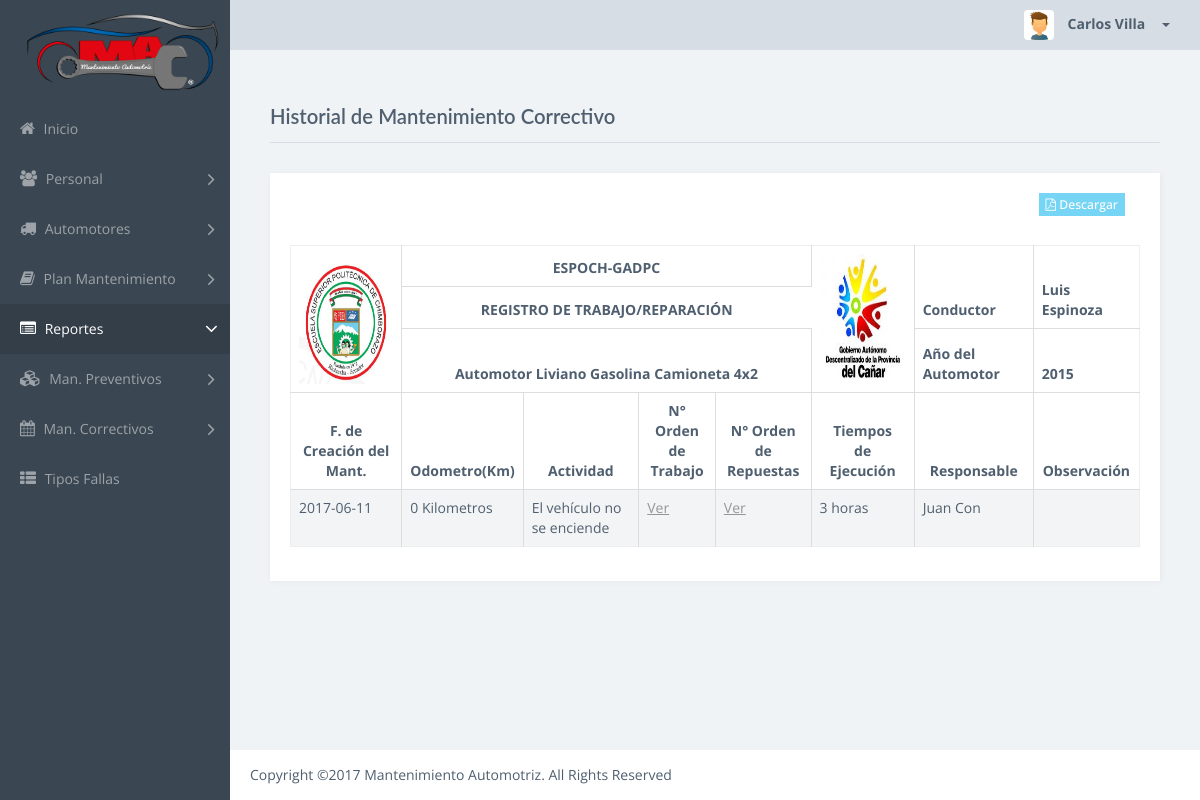
Screenshot of /Reporte/verReporte/1-2 (signed in) with the database file from the repository.
### tables this page shows
CREATE TABLE `vehiculo` (
  `id` int(11) NOT NULL AUTO_INCREMENT,
  `usuario_id` int(11) NOT NULL,
  `tipo_vehiculo_id` int(11) NOT NULL,
  `estado_vehiculo_id` int(11) NOT NULL,
  `placa` varchar(10) NOT NULL,
  `numero` varchar(64) NOT NULL,
  `marca` varchar(128) NOT NULL,
  `modelo` varchar(64) DEFAULT NULL,
  `anio` int(11) NOT NULL,
  `numero_motor` varchar(64) NOT NULL,
  `numero_chasis` varchar(64) NOT NULL,
  `medida_uso` double NOT NULL,
  `eliminado` int(11) NOT NULL DEFAULT '0',
  `url` varchar(512) DEFAULT NULL,
  PRIMARY KEY (`id`),
  KEY `fk_vehiculo_estado_vehiculo1_idx` (`estado_vehiculo_id`),
  KEY `fk_vehiculo_usuario1_idx` (`usuario_id`),
  KEY `fk_vehiculo_tipo_vehiculo1_idx` (`tipo_vehiculo_id`),
  CONSTRAINT `fk_vehiculo_estado_vehiculo1` FOREIGN KEY (`estado_vehiculo_id`) REFERENCES `estado_vehiculo` (`id`) ON DELETE NO ACTION ON UPDATE NO ACTION,
  CONSTRAINT `fk_vehiculo_tipo_vehiculo1` FOREIGN KEY (`tipo_vehiculo_id`) REFERENCES `tipo_vehiculo` (`id`) ON DELETE NO ACTION ON UPDATE NO ACTION,
  CONSTRAINT `fk_vehiculo_usuario1` FOREIGN KEY (`usuario_id`) REFERENCES `usuario` (`id`) ON DELETE NO ACTION ON UPDATE NO ACTION
);

CREATE TABLE `usuario` (
  `id` int(11) NOT NULL AUTO_INCREMENT,
  `tipo_usuario_id` int(11) NOT NULL,
  `nombres` varchar(64) NOT NULL,
  `apellidos` varchar(64) NOT NULL,
  `identificacion` varchar(13) NOT NULL,
  `direccion` varchar(512) NOT NULL,
  `telefono` varchar(10) DEFAULT NULL,
  `celular` varchar(10) DEFAULT NULL,
  `email` varchar(128) DEFAULT NULL,
  `usuario` varchar(64) NOT NULL,
  `password` varchar(128) NOT NULL,
  `eliminado` int(11) NOT NULL DEFAULT '0',
  `vehiculos` int(11) NOT NULL DEFAULT '0',
  PRIMARY KEY (`id`),
  KEY `fk_tecnico_tipo_usuario_idx` (`tipo_usuario_id`),
  CONSTRAINT `fk_tecnico_tipo_usuario` FOREIGN KEY (`tipo_usuario_id`) REFERENCES `tipo_usuario` (`id`) ON DELETE NO ACTION ON UPDATE NO ACTION
);

CREATE TABLE `tipo_vehiculo` (
  `id` int(11) NOT NULL AUTO_INCREMENT,
  `nombre` varchar(128) NOT NULL,
  `tipo_conductor` int(11) NOT NULL DEFAULT '0',
  `plan_mantenimiento` int(11) NOT NULL,
  `descripcion` varchar(512) NOT NULL,
  PRIMARY KEY (`id`)
);

CREATE TABLE `novedad` (
  `id` int(11) NOT NULL AUTO_INCREMENT,
  `vehiculo_id` int(11) NOT NULL,
  `problema` varchar(1204) NOT NULL,
  `causa` varchar(1024) DEFAULT NULL,
  `solucion` varchar(1024) DEFAULT NULL,
  `proceso` varchar(1024) DEFAULT NULL,
  `elementos` varchar(1024) DEFAULT NULL,
  `observaciones` varchar(1024) DEFAULT NULL,
  `tecnico_asigna` int(11) DEFAULT NULL,
  `supervisor_id` int(11) DEFAULT NULL,
  `tecnico_repara` int(11) DEFAULT NULL,
  `usuario_registra` int(11) NOT NULL,
  `tiempo_ejecucion` varchar(128) DEFAULT NULL,
  `fecha_ingreso` date DEFAULT NULL,
  `fecha_atencion` date DEFAULT NULL,
  `atendido` tinyint(4) NOT NULL DEFAULT '0',
  `kilometraje` int(11) NOT NULL,
  `tipo_falla_id` int(11) DEFAULT '0',
  PRIMARY KEY (`id`),
  KEY `fk_novedad_vehiculo1_idx` (`vehiculo_id`),
  CONSTRAINT `fk_novedad_vehiculo1` FOREIGN KEY (`vehiculo_id`) REFERENCES `vehiculo` (`id`) ON DELETE NO ACTION ON UPDATE NO ACTION
);

CREATE TABLE `tipo_falla` (
  `id` int(11) NOT NULL AUTO_INCREMENT,
  `nombre` varchar(512) NOT NULL,
  `descripcion` varchar(512) NOT NULL,
  `eliminado` int(11) NOT NULL DEFAULT '0',
  PRIMARY KEY (`id`)
);

### index.php (called while the page is built, shortened)
<?php
if(isset($_GET['action'])){
	$redirect = ($_GET['action']!='')?$_GET['action']:"listar";
}
$controller = new $controllerName();
$controller->$redirect();
?>

### views/Reporte/index.php (called while the page is built, shortened)
<?php
require_once("../../index.php");
?>

### models/ReporteModelo.php (called while the page is built, shortened)
<?php
require_once(PATH_MODELOS."/BaseModelo.php");
class ReporteModelo {
	public function obtenerCorrectivos($id){
		$model = new BaseModelo();
		$sql = "select n.*, n.fecha_ingreso as fecha_emision, n.observaciones as observacion,tf.nombre as actividad, u.nombres, u.apellidos, v.anio,tv.nombre as nombre_vehiculo,
				tv.plan_mantenimiento, mr.id as ordenRepuesto
				from novedad as n
				inner join usuario as u on u.id = n.tecnico_repara
				inner join tipo_falla as tf ON  tf.id=n.tipo_falla_id
				INNER JOIN vehiculo as v ON v.id = n.vehiculo_id
				INNER JOIN tipo_vehiculo as tv ON tv.id = v.tipo_vehiculo_id
				inner join mantenimiento_respuestos as mr on mr.mantenimiento_id = n.id
				where n.vehiculo_id = ".$id;
		$result = $model->ejecutarSql($sql);
		return $model->obtenerCampos($result);
	}
	public function obtenerVehiculo($id)
	{
		$model = new BaseModelo();
		$sql = "select v.*, tv.nombre as nombre_vehiculo, u.nombres, u.apellidos
				from vehiculo as v
				inner join usuario as u on u.id = v.usuario_id
				INNER JOIN tipo_vehiculo as tv ON tv.id = v.tipo_vehiculo_id
					where v.id = ".$id;
		$result = $model->ejecutarSql($sql);
		$resultArray = $model->obtenerCampos($result);
		$resultArray = $resultArray[0];
		return $resultArray;
	}
}

### models/BaseModelo.php (called while the page is built, shortened)
<?php
class BaseModelo
{
	private $username = USERNAME;
	private $password = PASSWORD;
	private $database = DATABASE;
	private $host = HOSTNAME_DATABASE;
	private $conexion;
	private function abrirConexion()
	{
		$this->conexion=mysqli_connect($this->host,$this->username,$this->password,$this->database);
		mysqli_set_charset($this->conexion,'utf8');
	}
	public function ejecutarSql($sql,$obtenerId = false)
	{
		$result=mysqli_query($this->conexion,$sql);
		return $result;
	}
	public function obtenerCampos($resultado){
		$resultArray = array();
		if($resultado !== false){
			while ($row = mysqli_fetch_assoc($resultado))
			{
				$resultArray[] = $row;
			}
		}
		return $resultArray;
	}
}

### views/Reporte/vista.listadoReporte.php (the view, shortened to what this page needs)
<?php include_once PATH_TEMPLATE.'/header.php';?>
<div class="title-block">
    <h1 class="title">Historial de Mantenimiento <?php if ($arrayId[1] ==1) echo "Preventivo"; else echo "Correctivo";?></h1>
</div>
<div class="card">
	<div class="card-block">
		<div class="row">
			<div class="form-group  col-sm-12" align="right">
				<?php if (count($listado)>0){?>
				<a href="../visualizarPdf/<?php echo $arrayId[0]."-".$arrayId[1]?>" target='_blank' class='btn btn-info btn-sm' title='Descargar' ><i class='fa fa-file-pdf-o'></i>  Descargar</a>
				<?php }?>
			</div>
		</div>
		<div class="table-responsive">
			<table class="table table-striped table-bordered table-hover">
		    <thead>
		    	<tr>
				  	<th rowspan="3" style="text-align:center">
				  		<img src="<?php echo PATH_IMAGES; ?>/espoch.jpg" width="140px" height="130px"/>
				  	</th>
				    <th colspan="4" style="text-align:center">ESPOCH-GADPC</th>
				    <th rowspan="3"style="text-align:center">
				  		<img src="<?php echo PATH_IMAGES; ?>/gobierno.jpg" width="130px" height="130px"/>
				  	</th>
				    <th rowspan="2"><?php echo $variables[0];?></th>
				    <th rowspan="2"><?php echo $vehiculo['nombres'];?> <?php echo $vehiculo['apellidos'];?></th>
				</tr>
				<tr>
				    <th colspan="4" style="text-align:center">REGISTRO DE TRABAJO/REPARACIÓN</th>
				</tr>
				<tr>
				    <th colspan="4" style="text-align:center"><?php echo $vehiculo['nombre_vehiculo'];?></th>
				    <th>Año del Automotor</th>
				    <th>
				    	<?php echo $vehiculo['anio'];?>
				    </th>
		  	 	</tr>
		    	<tr>
			    	<?php if ($arrayId[1] != 3){
		    			$cols ="";
		    			$colsAct = "";
		    			?>
			    	<th style="text-align:center">F. de Creación del Mant.</th>
			    	<?php } else{?>
			    	<th style="text-align:center" colspan="2">N° de Fallas</th>
			    	<?php $cols ="colspan=2";
			    		  $colsAct = "colspan=3";?>
			    	<?php }?>
				    <th style="text-align:center" <?php echo $cols;?>><?php echo $variables[2];?></th>
				    <th style="text-align:center" <?php echo $colsAct;?>>Actividad</th>
				    <?php if ($arrayId[1] != 3){?>
				    <th style="text-align:center">N° Orden <br>de Trabajo</th>
				    <th style="text-align:center">N° Orden <br>de Repuestas</th>
				    <th style="text-align:center">Tiempos <br>de Ejecución</th>
				    <th style="text-align:center">Responsable</th>
				    <th style="text-align:center">Observación</th>
				    <?php }?>
			    </tr>
		    </thead>
		    <tbody>
		    	<?php foreach ($listado as $item) {
		    		if ($arrayId[1] != 3){
		    			echo "<tr><td>".$item['fecha_emision']."</td>";
		    			echo "<td>".$item['kilometraje']." " .$variables[1]."</td>";
		    		}
		    		else{
		    			echo "<tr><td colspan=2>".$item['numero_falla']."</td>";
		    			echo "<td colspan=2>".$item['promedio']."</td>";
		    		}
		    		echo "<td ".$colsAct.">".$item['actividad']."</td>";
		    		if ($arrayId[1] != 3){
			    		if ($arrayId[1] ==1){
			    			$url = "../../OrdenPlan/editar/".$item['id']."-1";
			    		}
			    		else{
			    			$url = "../../Novedad/ver/".$item['id'];
			    		}
			    		echo "<td><a href=".$url.">Ver</a></td>";
			    		echo "<td><a href='../../Repuesto/verOrden/".$item['ordenRepuesto']."'>Ver</td>";
			    		echo "<td>".$item['tiempo_ejecucion']." </td>";
			    		echo "<td>".$item['nombres']." ".$item['apellidos']."</td>";
			    		echo "<td>".$item['observacion']." </td></tr>";
		    		}
		    		else{
		    			echo "<td align=center>
				    			<a href='javascript: loadModal(\"".$item['vehiculo_id']."-".$item['tipo_falla_id']."\")' class='btn btn-info btn-sm rounded' title='Ver' >
				  					<i class='fa fa-file-text-o'></i>
				  				</a>
				  			</td>";
		    		}
		    	}?>
		    </tbody>
		    </table>
		</div>
	</div>
</div>
<?php include_once PATH_TEMPLATE.'/footer.php';?>
<link href="<?php echo PATH_CSS; ?>/dataTables.bootstrap.css" rel="stylesheet">
<link href="<?php echo PATH_CSS; ?>/bootstrapValidator.min.css" rel="stylesheet">
</body>
</html>

### rows the page displays
vehiculo: tipo_vehiculo "Conductor", usuario.nombres "Luis", usuario.apellidos "Espinoza", tipo_vehiculo.nombre "Automotor Liviano Gasolina Camioneta 4x2", anio "2015", tipo_vehiculo "Odometro(Km)"
novedad: fecha_ingreso "2017-06-11", kilometraje "0", vehiculo.tipo_vehiculo_id "Kilometros", tipo_falla.nombre "El vehículo no se enciende", tiempo_ejecucion "3 horas", usuario.nombres "Juan", usuario.apellidos "Con"

### other values shown
$_SESSION['SESSION_USER']['nombres'] "Carlos"
$_SESSION['SESSION_USER']['apellidos'] "Villa"
